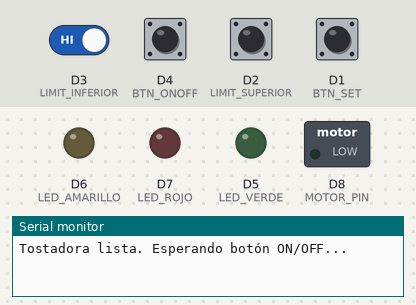
The program below on a simulated ESP8266 (Wemos D1 mini). Shown: switched loads named in the program (green lamp = pin HIGH), output pins drawn as LEDs (lit = HIGH), the last lines printed to the serial monitor. Dashed ring = blinking. The inputs (shaded band) are chosen by the test bench; at power-on: D1 (BTN_SET), D3 (LIMIT_INFERIOR), D4 (BTN_ONOFF) HIGH, D2 (LIMIT_SUPERIOR) LOW.

Above: at 1.2 s.
1.3 s: D1 (BTN_SET) pulled LOW for 0.15 s
At 2.6 s:
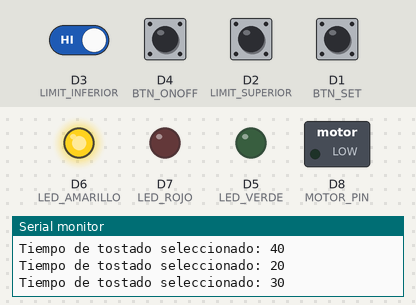
2.9 s: D4 (BTN_ONOFF) pulled LOW for 0.15 s
At 3.8 s:
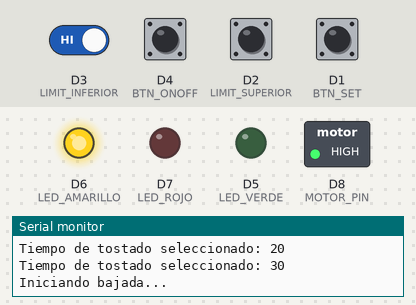
4.5 s: D1 (BTN_SET) pulled LOW for 1 s
At 5.9 s:
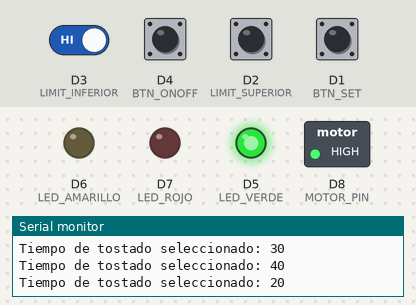
7.5 s: D3 (LIMIT_INFERIOR) driven LOW
At 8.5 s:
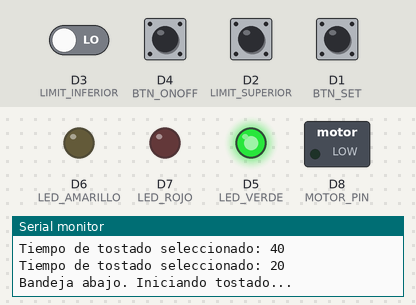
9.0 s: D1 (BTN_SET) pulled LOW for 3.2 s
At 9.21 s:
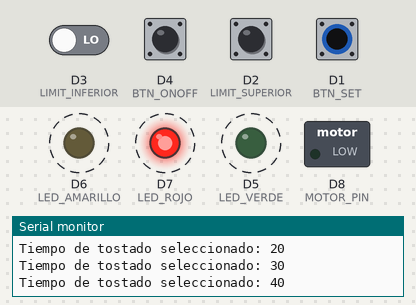
Timing chart, 0 to 33.6 s (numbered marks = the images above; inputs shaded):
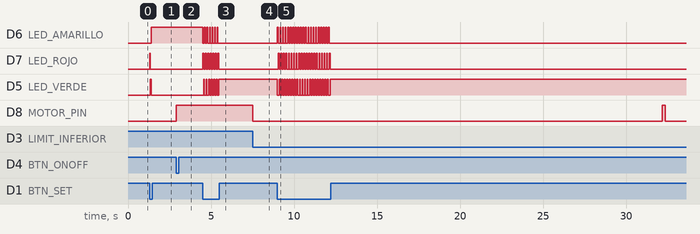

Measured:
- after the input at 1.3 s, D6 (LED_AMARILLO): LOW → HIGH after 0.10 s; D7 (LED_ROJO): LOW → HIGH at once, → LOW 0.05 s later; D5 (LED_VERDE): LOW → HIGH after 0.05 s, → LOW 0.05 s later
- after the input at 2.9 s, D8 (MOTOR_PIN): LOW → HIGH at once
- after the input at 4.5 s, D6 (LED_AMARILLO): alternates HIGH for 0.05 s and LOW for 0.10 s, 13 changes in all, then stays LOW, starting at once; D7 (LED_ROJO): alternates HIGH for 0.05 s and LOW for 0.10 s, 14 changes in all, then stays LOW, starting at once
- after the input at 7.5 s, D8 (MOTOR_PIN): HIGH → LOW at once
- after the input at 9.0 s, D6 (LED_AMARILLO): alternates HIGH for 0.05 s and LOW for 0.10 s, 42 changes in all, then stays LOW, starting at once; D7 (LED_ROJO): alternates HIGH for 0.05 s and LOW for 0.10 s, 42 changes in all, then stays LOW, starting after 0.05 s

The program:

main.cpp
```cpp
#include <Arduino.h>

// Pines
#define BTN_ONOFF      D4
#define BTN_SET        D1
#define LIMIT_INFERIOR D3
#define LIMIT_SUPERIOR D2

#define MOTOR_PIN      D8
#define LED_VERDE      D5
#define LED_AMARILLO   D6
#define LED_ROJO       D7

// Debounce
unsigned long lastBtnTime = 0;
const unsigned long debounceDelay = 50;

// Duraciones
const unsigned long TIME_SHORT = 20000;
const unsigned long TIME_MEDIUM = 30000;
const unsigned long TIME_LONG = 40000;
unsigned long toastingTime = TIME_MEDIUM;  // Valor por defecto

// Estado de programa
enum Estado {ESPERA, BAJANDO, TOSTANDO, SUBIENDO, FINALIZADO};
Estado estado = ESPERA;

// Última opción de duración (0 = 20s, 1 = 30s, 2 = 40s)
int tiempoIndex = 1;

void apagarTodo() {
  digitalWrite(MOTOR_PIN, LOW);
  digitalWrite(LED_VERDE, LOW);
  digitalWrite(LED_AMARILLO, LOW);
  digitalWrite(LED_ROJO, LOW);
}


void mostrarLED() {
  digitalWrite(LED_VERDE, tiempoIndex == 0 ? HIGH : LOW);
  digitalWrite(LED_AMARILLO, tiempoIndex == 1 ? HIGH : LOW);
  digitalWrite(LED_ROJO, tiempoIndex == 2 ? HIGH : LOW);
}


void setup() {
  Serial.begin(115200);

  // Configuración de pines
  pinMode(BTN_ONOFF, INPUT);
  pinMode(BTN_SET, INPUT);
  pinMode(LIMIT_INFERIOR, INPUT);
  pinMode(LIMIT_SUPERIOR, INPUT);
  pinMode(MOTOR_PIN, OUTPUT);
  pinMode(LED_VERDE, OUTPUT);
  pinMode(LED_AMARILLO, OUTPUT);
  pinMode(LED_ROJO, OUTPUT);

  apagarTodo();
  Serial.println("Tostadora lista. Esperando botón ON/OFF...");
}

void loop() {
  unsigned long tiempoActual = millis();

  // Botón SET para elegir tiempo de tostado
  if (digitalRead(BTN_SET) == LOW && (tiempoActual - lastBtnTime > debounceDelay)) {
    tiempoIndex = (tiempoIndex + 1) % 3;  // ciclo entre 0, 1, 2
    lastBtnTime = tiempoActual;

    switch (tiempoIndex) {
      case 0: toastingTime = TIME_SHORT; break;
      case 1: toastingTime = TIME_MEDIUM; break;
      case 2: toastingTime = TIME_LONG; break;
    }

    mostrarLED();
    Serial.print("Tiempo de tostado seleccionado: ");
    Serial.println(toastingTime / 1000);
  }

  switch (estado) {
    case ESPERA:
      if (digitalRead(BTN_ONOFF) == LOW) {
        estado = BAJANDO;
        Serial.println("Iniciando bajada...");
        digitalWrite(MOTOR_PIN, HIGH);
        delay(200);  // estabilizar motor
      }
      break;

    case BAJANDO:
      if (digitalRead(LIMIT_INFERIOR) == LOW) {
        digitalWrite(MOTOR_PIN, LOW);
        estado = TOSTANDO;
        Serial.println("Bandeja abajo. Iniciando tostado...");
        delay(200);  // estabilizar relé
        lastBtnTime = tiempoActual;
      }
      break;

    case TOSTANDO:
      if ((tiempoActual - lastBtnTime) >= toastingTime) {
        estado = SUBIENDO;
        Serial.println("Tostado completo. Subiendo bandeja...");
        digitalWrite(MOTOR_PIN, HIGH);
        delay(200);
      }
      break;

    case SUBIENDO:
      if (digitalRead(LIMIT_SUPERIOR) == LOW) {
        digitalWrite(MOTOR_PIN, LOW);
        estado = FINALIZADO;
        Serial.println("Proceso terminado. Bandeja arriba.");
      }
      break;

    case FINALIZADO:
      if (digitalRead(BTN_ONOFF) == LOW) {
        estado = BAJANDO;
        Serial.println("Reiniciando proceso...");
        digitalWrite(MOTOR_PIN, HIGH);
        delay(200);
      }
      break;
  }
}
```
